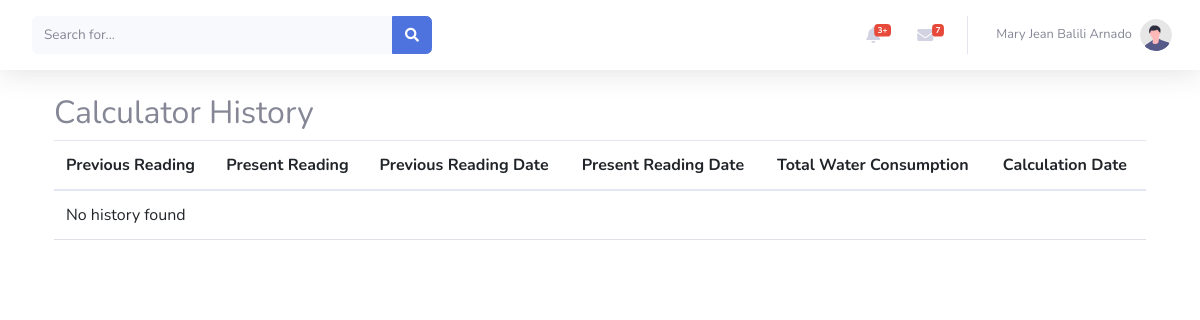
Page /calculator_history.php (signed in) on the earlier database version.
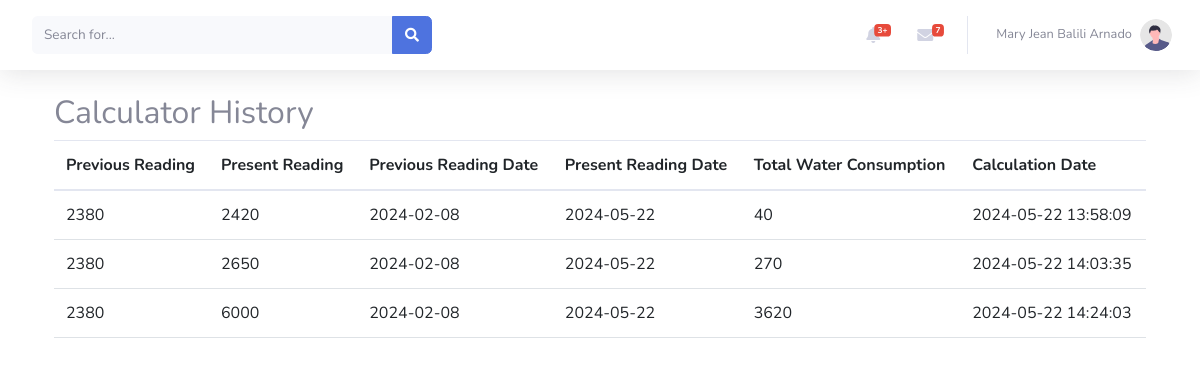
Same page on the later database version.
### tables this page shows
CREATE TABLE `calculator_history` (
  `id` int(11) NOT NULL,
  `user_id` int(11) DEFAULT NULL,
  `previous_reading` float DEFAULT NULL,
  `present_reading` float DEFAULT NULL,
  `previous_reading_date` date DEFAULT NULL,
  `present_reading_date` date DEFAULT NULL,
  `total_water_consumption` float DEFAULT NULL,
  `calculation_date` datetime DEFAULT NULL
);

### calculator_history.php (the view, shortened to what this page needs)
<?php
include('config.php');
if(isset($_SESSION['session_id'])) {
  $result = $conn->query("SELECT * FROM user WHERE id='" . $_SESSION['session_id'] . "'");
  $row = mysqli_fetch_array($result);
} else {
  echo "User ID is not set.";
  exit;
}
?>
<!DOCTYPE html>
<html>
<head>
  <link rel="stylesheet" href="https://cdn.jsdelivr.net/npm/bootstrap@5.7.0/dist/css/bootstrap.min.css">
  <link rel="stylesheet" href="https://cdnjs.cloudflare.com/ajax/libs/bootstrap/5.1.3/css/bootstrap.min.css">
  <link href="vendor/fontawesome-free/css/all.min.css" rel="stylesheet" type="text/css">
    <link href="css/sb-admin-2.min.css" rel="stylesheet">
</head>
<body>
<nav class="navbar navbar-expand navbar-light bg-white topbar mb-4 static-top shadow">
<form
    class="d-none d-sm-inline-block form-inline mr-auto ml-md-3 my-2 my-md-0 mw-100 navbar-search">
    <div class="input-group">
        <input type="text" class="form-control bg-light border-0 small" placeholder="Search for..."
            aria-label="Search" aria-describedby="basic-addon2">
        <div class="input-group-append">
            <button class="btn btn-primary" type="button">
                <i class="fas fa-search fa-sm"></i>
            </button>
        </div>
    </div>
</form>
<ul class="navbar-nav ml-auto">
    <li class="nav-item dropdown no-arrow mx-1">
        <a class="nav-link dropdown-toggle" href="#" id="alertsDropdown" role="button"
            data-toggle="dropdown" aria-haspopup="true" aria-expanded="false">
            <i class="fas fa-bell fa-fw"></i>
            <span class="badge badge-danger badge-counter">3+</span>
        </a>
    </li>
    <li class="nav-item dropdown no-arrow mx-1">
        <a class="nav-link dropdown-toggle" href="#" id="messagesDropdown" role="button"
            data-toggle="dropdown" aria-haspopup="true" aria-expanded="false">
            <i class="fas fa-envelope fa-fw"></i>
            <span class="badge badge-danger badge-counter">7</span>
        </a>
    </li>
    <li class="nav-item dropdown no-arrow">
        <a class="nav-link dropdown-toggle" href="#" id="userDropdown" role="button"
            data-toggle="dropdown" aria-haspopup="true" aria-expanded="false">
            <span class="mr-2 d-none d-lg-inline text-gray-600 small"><?php echo $row['firstname'] . ' ' . $row['middlename'] . ' ' . $row['lastname']; ?></span>
            <img class="img-profile rounded-circle"
                src="img/undraw_profile.svg">
        </a>
    </li>
</ul>
</nav>
<div class="container">
    <h2>Calculator History</h2>
    <table class="table">
        <thead>
            <tr>
                <th>Previous Reading</th>
                <th>Present Reading</th>
                <th>Previous Reading Date</th>
                <th>Present Reading Date</th>
                <th>Total Water Consumption</th>
                <th>Calculation Date</th>
            </tr>
        </thead>
        <tbody>
            <?php
            $user_id = $_SESSION['session_id'];
            $history_query = "SELECT * FROM calculator_history WHERE user_id = '$user_id'";
            $history_result = mysqli_query($conn, $history_query);
            if (mysqli_num_rows($history_result) > 0) {
                while ($history_row = mysqli_fetch_assoc($history_result)) {
                    echo "<tr>";
                    echo "<td>" . $history_row['previous_reading'] . "</td>";
                    echo "<td>" . $history_row['present_reading'] . "</td>";
                    echo "<td>" . $history_row['previous_reading_date'] . "</td>";
                    echo "<td>" . $history_row['present_reading_date'] . "</td>";
                    echo "<td>" . $history_row['total_water_consumption'] . "</td>";
                    echo "<td>" . $history_row['calculation_date'] . "</td>";
                    echo "</tr>";
                }
            } else {
                echo "<tr><td colspan='6'>No history found</td></tr>";
            }
            ?>
        </tbody>
    </table>
</div>
</body>
</html>

Differences in the rows shown:
added calculator_history: previous_reading "2380", present_reading "2420", previous_reading_date "2024-02-08", present_reading_date "2024-05-22", total_water_consumption "40", calculation_date "2024-05-22 13:58:09"
added calculator_history: previous_reading "2380", present_reading "2650", previous_reading_date "2024-02-08", present_reading_date "2024-05-22", total_water_consumption "270", calculation_date "2024-05-22 14:03:35"
added calculator_history: previous_reading "2380", present_reading "6000", previous_reading_date "2024-02-08", present_reading_date "2024-05-22", total_water_consumption "3620", calculation_date "2024-05-22 14:24:03"
Other differences:
text no longer shown: "No history found"
